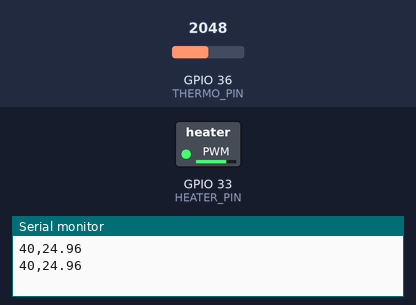
A sketch run on a simulated ESP32. Parts: switched loads named in the sketch (green lamp = pin HIGH), the last lines printed to the serial monitor. Inputs (shaded band) come from the test bench; at power-on: GPIO 36 (THERMO_PIN) = 2048 (analog values on the 0–4095 scale).

Above: at 1.3 s.
1.4 s: GPIO 36 (THERMO_PIN) set to 1481
2.9 s: GPIO 36 (THERMO_PIN) set to 1392
At 4.1 s:
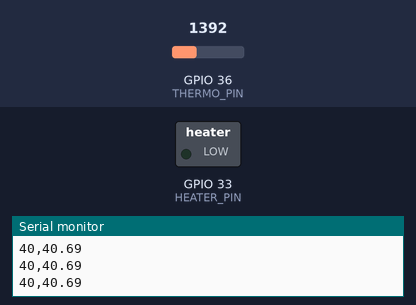
4.5 s: GPIO 36 (THERMO_PIN) set to 2047
At 5.2 s:
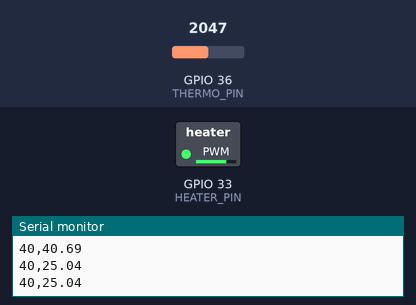
6.0 s: GPIO 36 (THERMO_PIN) set to 1228
At 6.4 s:
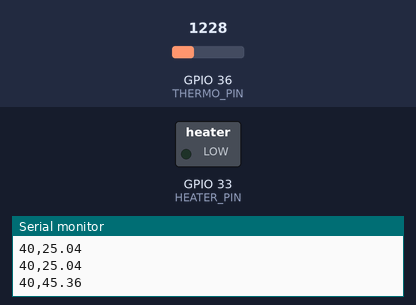
Timing chart, 0 to 8.5 s (numbered marks = the images above; inputs shaded):
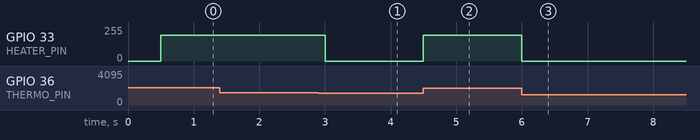

The sketch:

diy1-3.ino
```cpp
/*
 程式更新以配合ESP32開發環境3.x版
 請參閱：https://swf.com.tw/?p=2000
*/

#define THERMO_PIN 36  // 熱敏電阻分壓輸入腳
#define HEATER_PIN 33  // 陶瓷加熱片的 PWM 輸出腳
#define ADC_BITS 10    // 類比輸入解析度 10 位元，最高 12 位元
#define INTERVAL_MS 500  // 1 秒
#define PWM_CHANNEL 0     // PWM 通道
float setPoint = 40.0;    // 目標溫度
float baseTemp;           // 儲存基底溫度
float gain = 2.0;         // 增益（PWM 的放大倍率）
int power = 0;            // PWM 輸出值

float delta = 0.155;
float pwmPerDeg = 6.45;

float readTemp(float R0 = 10000.0, float beta = 3950.0) {
  int adc = analogRead(THERMO_PIN);
  float T0 = 25.0 + 273.15;
  float r = (adc * R0) / ((1 << ADC_BITS) - 1 - adc);
  return 1 / (1 / T0 + 1 / beta * log(r / R0)) - 273.15;
}

void setup() {
  Serial.begin(115200);
  pinMode(HEATER_PIN, OUTPUT);

  #if ESP_ARDUINO_VERSION >= ESP_ARDUINO_VERSION_VAL(3, 0, 0)
  // 底下敘述適用於ESP32開發平台3.x版
  ledcAttachChannel(HEATER_PIN, 1000, 8, PWM_CHANNEL); // 接腳, 頻率, 解析度, 通道
  #else
  // 以下兩行適用於ESP32開發平台2.x版
  ledcSetup(PWM_CHANNEL, 1000, 8); // 設置 PWM 通道、頻率和解析度
  ledcAttachPin(HEATER_PIN, PWM_CHANNEL); // 設定 PWM 輸出腳
  #endif

  analogReadResolution(ADC_BITS);// 設定 ADC 解析度位元

  baseTemp = readTemp(); // 設定初始溫度
  // 計算 PWM 輸出，在其中乘上一個「增益」值
  power = int(gain * (setPoint - baseTemp) * pwmPerDeg);
  power = constrain(power, 0, 255); // 限制 PWM 輸出的範圍
}

void loop() {
  static uint32_t prevTime = 0; // 紀錄前次時間的「靜態」區域變數
  uint32_t now = millis();      // 紀錄當前時刻

  if (now - prevTime >= INTERVAL_MS) { // 若過了 1 秒…
    prevTime = now;
    float temp = readTemp(); // 取得攝氏溫度值

    if (temp < setPoint) {  // 若感測溫度小於目標溫度…
      #if ESP_ARDUINO_VERSION >= ESP_ARDUINO_VERSION_VAL(3, 0, 0)
      // 底下敘述適用於ESP32開發平台3.x版
      ledcWrite(HEATER_PIN, power); // 開始加熱
      #else
      // 底下敘述適用於ESP32開發平台2.x版
      ledcWrite(PWM_CHANNEL, power);  // 開始加熱
      #endif
      //Serial.print(power);
    } else {
      #if ESP_ARDUINO_VERSION >= ESP_ARDUINO_VERSION_VAL(3, 0, 0)
      ledcWrite(HEATER_PIN, 0); // 否則，停止加熱（控制輸出 0）
      #else
      ledcWrite(PWM_CHANNEL, 0); // 否則，停止加熱（控制輸出 0）
      #endif
      //Serial.print("0");
    }

    Serial.printf("40,%.2f\n", temp); // 向序列埠輸出目前的 PWM 和溫度值
  }
}
```

Measured:
- the behaviour switches between 1420 and 1419 on GPIO 36 (THERMO_PIN) (found by bisection; images 0 and 1)
- after the input at 2.9 s, GPIO 33 (HEATER_PIN): 193/255 → 0/255 after 0.10 s
- after the input at 4.5 s, GPIO 33 (HEATER_PIN): 0/255 → 193/255 at once
- after the input at 6.0 s, GPIO 33 (HEATER_PIN): 193/255 → 0/255 at once
